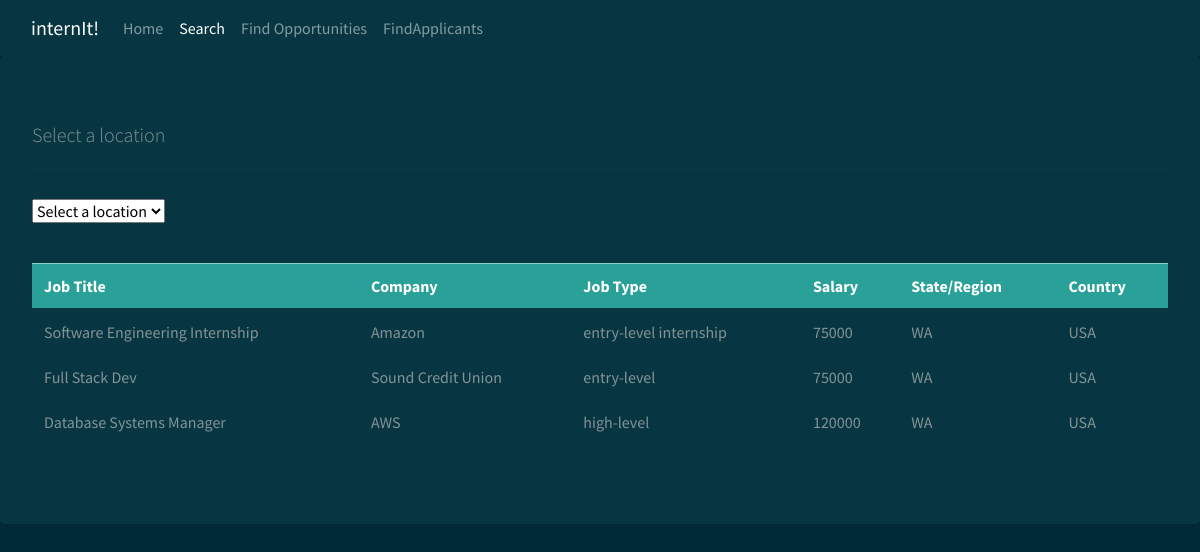
Screenshot of /location_search.php?emp=1 with the database file from the repository.
### tables this page shows
CREATE TABLE JOB_ADS
(
    JobNum     			INTEGER        		NOT NULL    	PRIMARY KEY,
    Title       		VARCHAR(160)   		NOT NULL,
    Company    			VARCHAR(160)    	NOT NULL,
	Location			INTEGER				DEFAULT 1,
	JobType    			VARCHAR(160),
	BenefitNo			INTEGER,
	TimeCommit			INTEGER,
	Salary				INTEGER,			
	Description			VARCHAR(160),
	URL					VARCHAR(160)
);

CREATE TABLE LOCATIONS
(
    LocationId     	 	INTEGER         	NOT NULL    PRIMARY KEY,
	Country				VARCHAR(160)		NOT NULL 	DEFAULT 'USA',	
	State_Region		VARCHAR(160)
);

### location_search.php (the view, shortened to what this page needs)
        <link rel="stylesheet" href="https://bootswatch.com/4/solar/bootstrap.min.css">
    </head>
    <body>
        <nav class="navbar navbar-expand-lg navbar-dark bg-dark">
            <div class="container-fluid">
                <a class="navbar-brand" href="#">internIt!</a>
                <div class="collapse navbar-collapse" id="navbarColor02">
                    <ul class="navbar-nav me-auto">
                        <li class="nav-item">
                            <a class="nav-link" href="index.php">Home
                            </a>
                        </li>
                        <li class="nav-item active">
                            <a class="nav-link" href="search.php">Search</a>
                        </li>
                        <li class="nav-item">
                            <a class="nav-link" href="FindOpportunities.php">Find Opportunities</a>
                        </li>
                        <li class="nav-item">
                            <a class="nav-link" href="FindApplicants.php">FindApplicants</a>
                        </li>
                    </ul>
                </div>
            </div>
        </nav>
        <div class="jumbotron">
            <p class="lead">Select a location<p>
            <hr class="my-4">
            <form method="GET" action="location_search.php">
                <select name="emp" onchange='this.form.submit()'>
                    <option selected>Select a location</option>
                    <?php
                    $connection = mysqli_connect(DBHOST, DBUSER, DBPASS, DBNAME);
                    ?>
                </select>
                <?php
                if ($_SERVER["REQUEST_METHOD"] == "GET")
                {
                    if (isset($_GET['emp']) )
                    {
                ?>
                <p>&nbsp;</p>
                <table class="table table-hover">
                    <thead>
                        <tr class="table-success">
                            <th scope="col">Job Title</th>
                            <th scope="col">Company</th>
                            <th scope="col">Job Type</th>
                            <th scope="col">Salary</th>
                            <th scope="col">State/Region</th>
                            <th scope="col">Country</th>
                        </tr>
                    </thead>
                    <?php
                        $sql = " SELECT State_Region, Country, Title, Company, JobType, Salary
 FROM JOB_ADS JOIN LOCATIONS ON Location = LocationId
 WHERE Location = {$_GET['emp']}";
                        if ($result = mysqli_query($connection, $sql))
                        {
                            while($row = mysqli_fetch_assoc($result))
                            {
                    ?>
                    <tr>
                        <td><?php echo $row['Title'] ?></td>
                        <td><?php echo $row['Company'] ?></td>
                        <td><?php echo $row['JobType'] ?></td>
                        <td><?php echo $row['Salary'] ?></td>
                        <td><?php echo $row['State_Region'] ?></td>
                        <td><?php echo $row['Country'] ?></td>
                    </tr>
                    <?php
                            }
                        }
                    }
                }
                    ?>
                </table>
            </form>
        </div>
    </body>
</html>

### rows the page displays
job_ads: Title "Software Engineering Internship", Company "Amazon", JobType "entry-level internship", Salary "75000", Location.State_Region "WA", Location.Country "USA"
job_ads: Title "Full Stack Dev", Company "Sound Credit Union", JobType "entry-level", Salary "75000", Location.State_Region "WA", Location.Country "USA"
job_ads: Title "Database Systems Manager", Company "AWS", JobType "high-level", Salary "120000", Location.State_Region "WA", Location.Country "USA"
